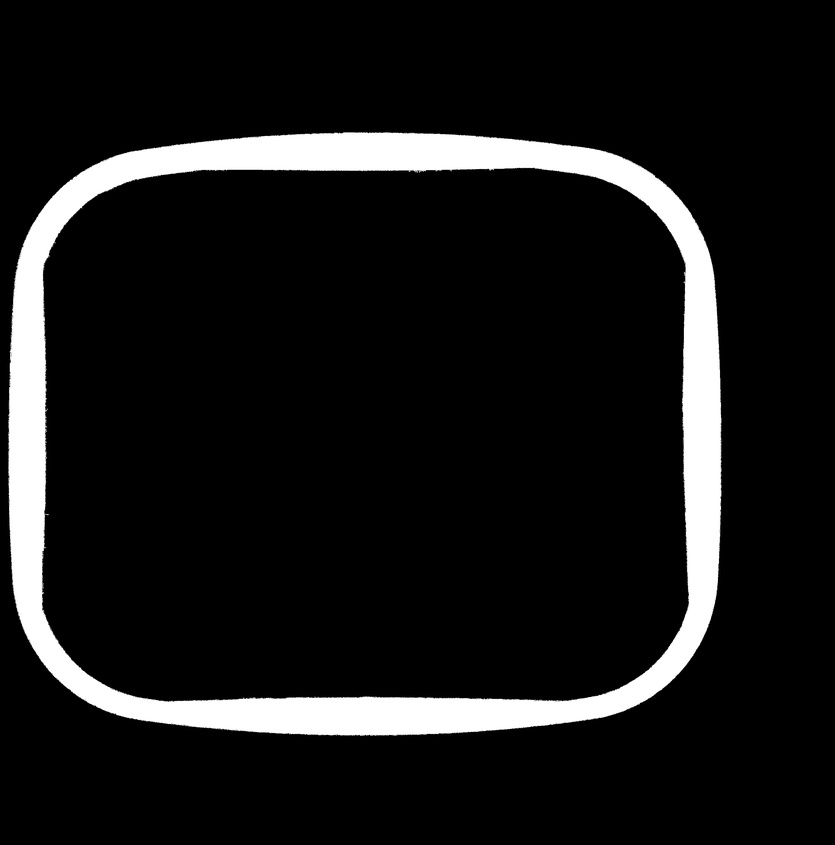
#> input picture docs/4x4_segmented.jpg, 835 x 845 px, shrunk from 2476 x 2508 before the run, found by its file name
$ python process-segmented-4x4.py
#> lines starting #> are read from the running program, lines starting #| are printed output that depends on the picture; after the words box and inside, x2 and y2 are one past the last pixel; in counts of white or black regions, pixels touching at a corner belong together
import cv2
import numpy as np
import math

# Load the image
image = cv2.imread("/photos/4x4_segmented.jpg")
#> image is the input picture: shape (845, 835, 3); min 0, max 255, mean 24.8

# Convert to grayscale
grayscale = cv2.cvtColor(image, cv2.COLOR_BGR2GRAY)

# Find contours
contours, hierarchy = cv2.findContours(grayscale, cv2.RETR_TREE, cv2.CHAIN_APPROX_SIMPLE)
#> contours = 1942 contours, 1927 with area under 20; largest, box (x1, y1, x2, y2) and area: (5, 128, 728, 739) 400700, (42, 168, 687, 701) 320988, (6, 455, 10, 505) 97, (322, 734, 353, 738) 59, (231, 169, 258, 173) 52

# Draw contours
cv2.drawContours(image, contours, -1, (0, 0, 255), 2)

# Process outer contour
outer_contour = sorted(contours, key=cv2.contourArea)[-1]
#> outer_contour = contour of 2615 points, box (x1, y1, x2, y2) (5, 128, 728, 739), area 400700
outer_bounding_box = cv2.boundingRect(outer_contour)
#> outer_bounding_box = (5, 128, 723, 611)
cv2.rectangle(image, outer_bounding_box, (255, 0, 0), 2)

# Get the N,E,S,W points of the outer bounding box
outer_bounding_box_N_point = (outer_bounding_box[0] + outer_bounding_box[2] // 2, outer_bounding_box[1])
#> outer_bounding_box_N_point = (366, 128)
outer_bounding_box_E_point = (outer_bounding_box[0] + outer_bounding_box[2], outer_bounding_box[1] + outer_bounding_box[3] // 2)
#> outer_bounding_box_E_point = (728, 433)
outer_bounding_box_S_point = (outer_bounding_box[0] + outer_bounding_box[2] // 2, outer_bounding_box[1] + outer_bounding_box[3])
#> outer_bounding_box_S_point = (366, 739)
outer_bounding_box_W_point = (outer_bounding_box[0], outer_bounding_box[1] + outer_bounding_box[3] // 2)
#> outer_bounding_box_W_point = (5, 433)

def distance(a, b):
    return math.sqrt((a[0] - b[0]) ** 2 + (a[1] - b[1]) ** 2)

def centriod(contour):
    M = cv2.moments(contour)
    if M["m00"] == 0:
        return (contour[0][0][0], contour[0][0][1])
    return (int(M["m10"] / M["m00"]), int(M["m01"] / M["m00"]))

# Closest contour
outer_N_contour = sorted(contours, key=lambda c: distance(centriod(c), outer_bounding_box_N_point))[0]
#> outer_N_contour = [[365, 131], [366, 130], [367, 131], [366, 132]]
outer_E_contour = sorted(contours, key=lambda c: distance(centriod(c), outer_bounding_box_E_point))[0]
#> outer_E_contour = [[727, 433]]
outer_S_contour = sorted(contours, key=lambda c: distance(centriod(c), outer_bounding_box_S_point))[0]
#> outer_S_contour = [[362, 736], [363, 735], [366, 735], [367, 736], [366, 737], [363, 737]]
outer_W_contour = sorted(contours, key=lambda c: distance(centriod(c), outer_bounding_box_W_point))[0]
#> outer_W_contour = [[1, 432], [1, 434]]

# Draw the N,E,S,W points of the outer bounding box
cv2.circle(image, centriod(outer_N_contour), 10, (255, 100, 100), -1)
cv2.circle(image, centriod(outer_E_contour), 10, (255, 100, 100), -1)
cv2.circle(image, centriod(outer_S_contour), 10, (255, 100, 100), -1)
cv2.circle(image, centriod(outer_W_contour), 10, (255, 100, 100), -1)
#> image: shape (845, 835, 3); mean B, G, R 25.8, 22.7, 33.3

# Process inner contour
inner_contour = sorted(contours, key=cv2.contourArea)[-2]
#> inner_contour = contour of 2622 points, box (x1, y1, x2, y2) (42, 168, 687, 701), area 320988
inner_bounding_box = cv2.boundingRect(inner_contour)
#> inner_bounding_box = (42, 168, 645, 533)
cv2.rectangle(image, inner_bounding_box, (0, 255, 0), 2)

# Get the N,E,S,W points of the inner bounding box
inner_bounding_box_N_point = (inner_bounding_box[0] + inner_bounding_box[2] // 2, inner_bounding_box[1])
#> inner_bounding_box_N_point = (364, 168)
inner_bounding_box_E_point = (inner_bounding_box[0] + inner_bounding_box[2], inner_bounding_box[1] + inner_bounding_box[3] // 2)
#> inner_bounding_box_E_point = (687, 434)
inner_bounding_box_S_point = (inner_bounding_box[0] + inner_bounding_box[2] // 2, inner_bounding_box[1] + inner_bounding_box[3])
#> inner_bounding_box_S_point = (364, 701)
inner_bounding_box_W_point = (inner_bounding_box[0], inner_bounding_box[1] + inner_bounding_box[3] // 2)
#> inner_bounding_box_W_point = (42, 434)

# Closest contour
inner_N_contour = sorted(contours, key=lambda c: distance(centriod(c), inner_bounding_box_N_point))[0]
#> inner_N_contour = [[366, 171], [367, 170], [368, 171], [367, 172]]
inner_E_contour = sorted(contours, key=lambda c: distance(centriod(c), inner_bounding_box_E_point))[0]
#> inner_E_contour = [[681, 432], [682, 431], [683, 432], [683, 434], [682, 435], [681, 434]]
inner_S_contour = sorted(contours, key=lambda c: distance(centriod(c), inner_bounding_box_S_point))[0]
#> inner_S_contour = [[359, 695], [360, 694], [362, 694], [363, 695], [362, 696], [360, 696]]
inner_W_contour = sorted(contours, key=lambda c: distance(centriod(c), inner_bounding_box_W_point))[0]
#> inner_W_contour = [[45, 433], [46, 432], [47, 433], [46, 434]]

# Draw the N,E,S,W points of the inner bounding box
cv2.circle(image, centriod(inner_N_contour), 10, (100, 255, 100), -1)
cv2.circle(image, centriod(inner_E_contour), 10, (100, 255, 100), -1)
cv2.circle(image, centriod(inner_S_contour), 10, (100, 255, 100), -1)
cv2.circle(image, centriod(inner_W_contour), 10, (100, 255, 100), -1)

# Draw outer lines
cv2.line(image, centriod(outer_E_contour), centriod(outer_W_contour), (255, 100, 100), 2)
cv2.line(image, centriod(outer_N_contour), centriod(outer_S_contour), (255, 100, 100), 2)

# Draw inner lines
cv2.line(image, centriod(inner_E_contour), centriod(inner_W_contour), (100, 255, 100), 2)
cv2.line(image, centriod(inner_N_contour), centriod(inner_S_contour), (100, 255, 100), 2)

# Draw outer lines
cv2.line(image, outer_bounding_box_E_point, outer_bounding_box_W_point, (255, 0, 0), 2)
cv2.line(image, outer_bounding_box_N_point, outer_bounding_box_S_point, (255, 0, 0), 2)

# Draw inner lines
cv2.line(image, inner_bounding_box_E_point, inner_bounding_box_W_point, (0, 255, 0), 2)
cv2.line(image, inner_bounding_box_N_point, inner_bounding_box_S_point, (0, 255, 0), 2)
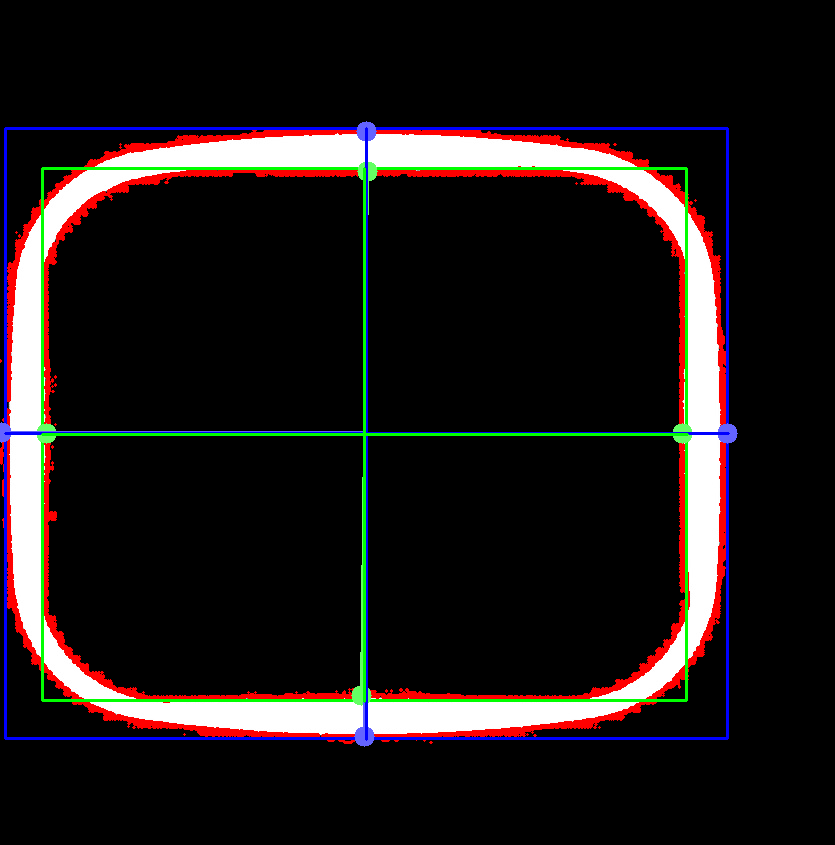
#> image: shape (845, 835, 3); mean B, G, R 25.1, 25.2, 30.8

# Save the edge detected image
cv2.imwrite("/photos/4x4_final.jpg", image)

# Calculate the outer values
outer_w = distance(outer_bounding_box_E_point, outer_bounding_box_W_point)
#> outer_w = 723
outer_w = max(outer_w, distance(outer_bounding_box_E_point, outer_bounding_box_W_point))
outer_h = distance(outer_bounding_box_N_point, outer_bounding_box_S_point)
#> outer_h = 611
outer_h = max(outer_h, distance(outer_bounding_box_N_point, outer_bounding_box_S_point))

# Calculate the inner values
inner_w = distance(inner_bounding_box_E_point, inner_bounding_box_W_point)
#> inner_w = 645
inner_w = max(inner_w, distance(inner_bounding_box_E_point, inner_bounding_box_W_point))
inner_h = distance(inner_bounding_box_N_point, inner_bounding_box_S_point)
#> inner_h = 533
inner_h = max(inner_h, distance(inner_bounding_box_N_point, inner_bounding_box_S_point))

print(f"outer_w: {int(outer_w)} px")
#| outer_w: 723 px
print(f"outer_h: {int(outer_h)} px")
#| outer_h: 611 px
print(f"inner_w: {int(inner_w)} px")
#| inner_w: 645 px
print(f"inner_h: {int(inner_h)} px")
#| inner_h: 533 px

width, height, _ = image.shape
#> width = 845; height = 835
px_per_inch_x = width / 8
#> px_per_inch_x = 105.6
px_per_inch_y = height / 8
#> px_per_inch_y = 104.4

print(f"outer_w: {outer_w / px_per_inch_x:.2f} in")
#| outer_w: 6.84 in
print(f"outer_h: {outer_h / px_per_inch_y:.2f} in")
#| outer_h: 5.85 in
print(f"inner_w: {inner_w / px_per_inch_x:.2f} in")
#| inner_w: 6.11 in
print(f"inner_h: {inner_h / px_per_inch_y:.2f} in")
#| inner_h: 5.11 in

$ run again, with docs/5x7_segmented.jpg copied over docs/4x4_segmented.jpg
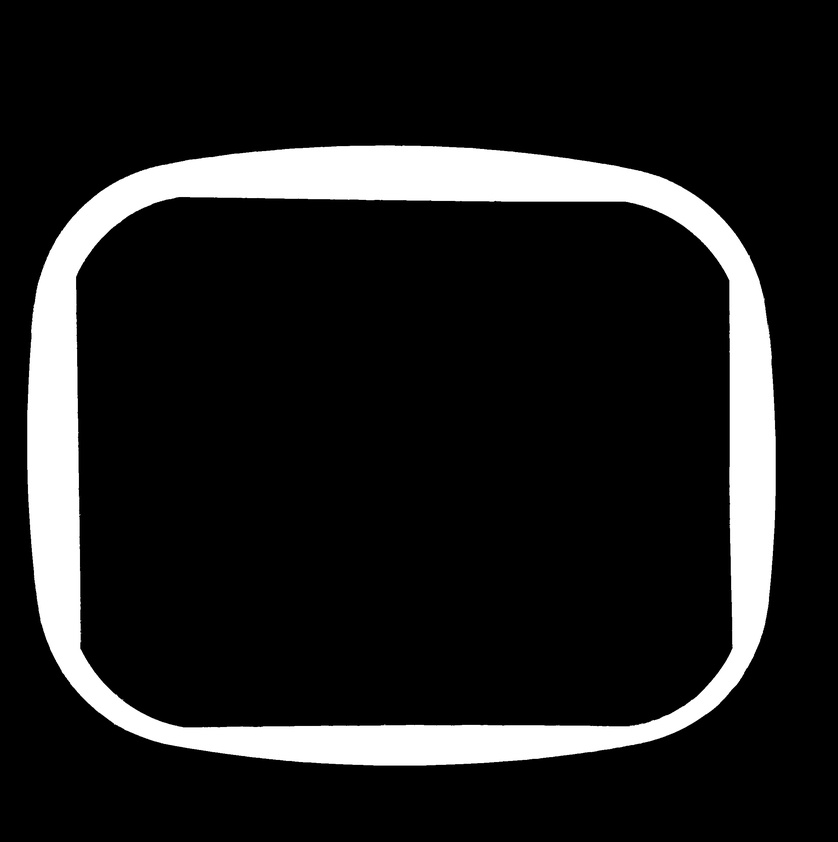
#> input picture docs/5x7_segmented.jpg, 838 x 842 px, shrunk from 2368 x 2380 before the run, found by its file name
#> image is the input picture: shape (842, 838, 3); min 0, max 255, mean 31.2
#> contours = 1621 contours, 1579 with area under 20; largest, box (x1, y1, x2, y2) and area: (24, 142, 779, 768) 424259, (76, 197, 732, 727) 327526, (727, 359, 730, 465) 208, (775, 434, 778, 506) 140, (25, 413, 28, 466) 102
#> outer_contour = contour of 2833 points, box (x1, y1, x2, y2) (24, 142, 779, 768), area 424259
#> outer_bounding_box = (24, 142, 755, 626)
#> outer_bounding_box_N_point = (401, 142)
#> outer_bounding_box_E_point = (779, 455)
#> outer_bounding_box_S_point = (401, 768)
#> outer_bounding_box_W_point = (24, 455)
#> outer_N_contour = [[400, 144], [401, 143], [404, 143], [405, 144], [404, 145], [401, 145]]
#> outer_E_contour = [[775, 435], [776, 434], [777, 435], [777, 504], [776, 505], [775, 504]]
#> outer_S_contour = [[373, 766], [374, 765], [423, 765], [424, 766], [423, 767], [374, 767]]
#> outer_W_contour = [[25, 467], [26, 466], [27, 467], [26, 468]]
#> inner_contour = contour of 1628 points, box (x1, y1, x2, y2) (76, 197, 732, 727), area 327526
#> inner_bounding_box = (76, 197, 656, 530)
#> inner_bounding_box_N_point = (404, 197)
#> inner_bounding_box_E_point = (732, 462)
#> inner_bounding_box_S_point = (404, 727)
#> inner_bounding_box_W_point = (76, 462)
#> inner_N_contour = [[402, 201], [403, 200], [404, 201], [404, 202], [403, 203], [402, 202]]
#> inner_E_contour = [[727, 465], [728, 464], [729, 465], [729, 466], [728, 467], [727, 466]]
#> inner_S_contour = [[405, 722], [406, 723], [406, 724], [405, 725], [404, 725], [403, 724]]
#> inner_W_contour = [[78, 455], [79, 454], [80, 455], [80, 472], [79, 473], [78, 472]]
#> `cv2.line(image, inner_bounding_box_N_point, inner_bounding_box_S_point..`:
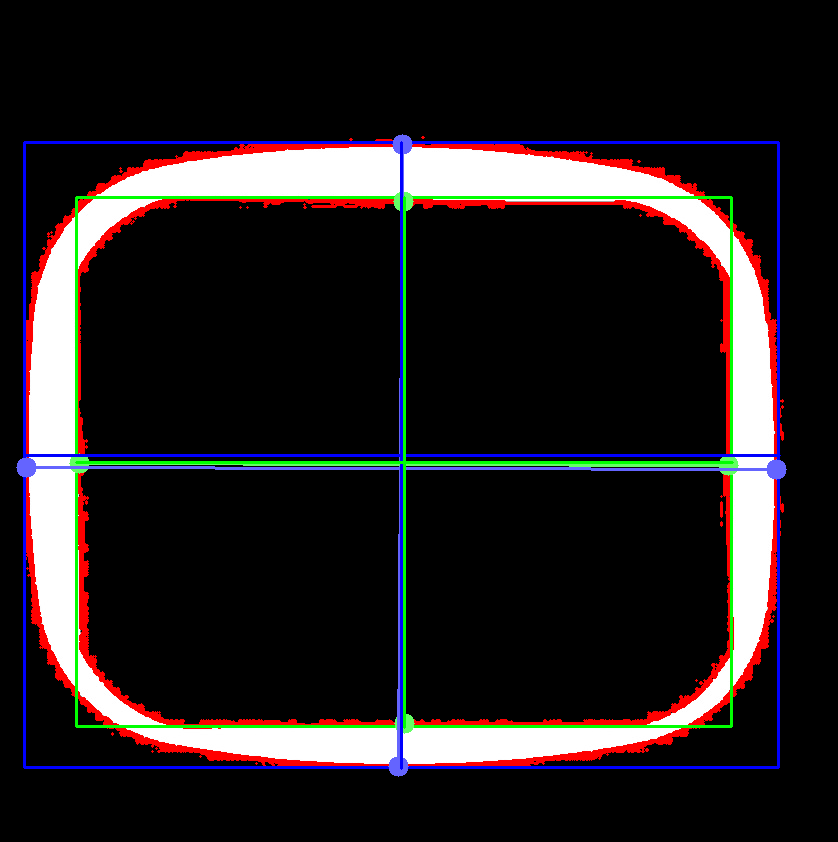
#> image: shape (842, 838, 3); mean B, G, R 33.1, 32.1, 37.1
#> outer_w = 755
#> outer_h = 626
#> inner_w = 656
#> inner_h = 530
#| outer_w: 755 px
#| outer_h: 626 px
#| inner_w: 656 px
#| inner_h: 530 px
#| outer_w: 7.17 in
#| outer_h: 5.98 in
#| inner_w: 6.23 in
#| inner_h: 5.06 in
